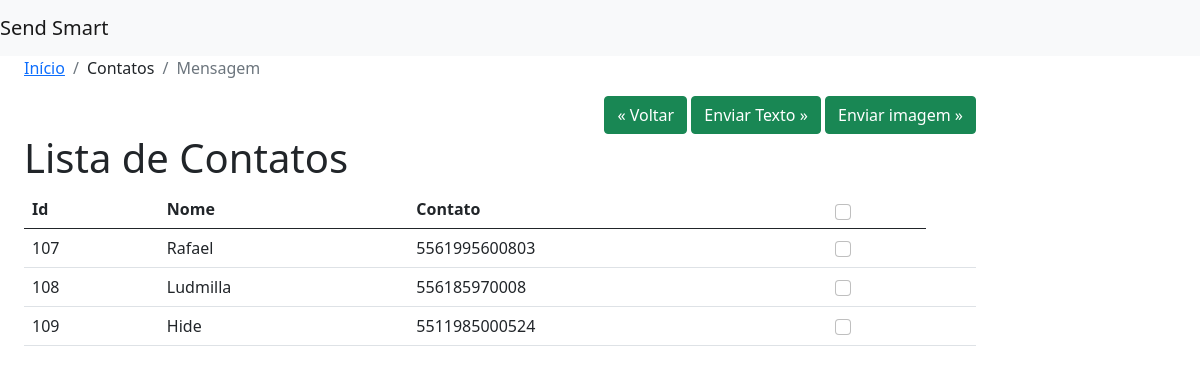
The app's page /contato/, older data.
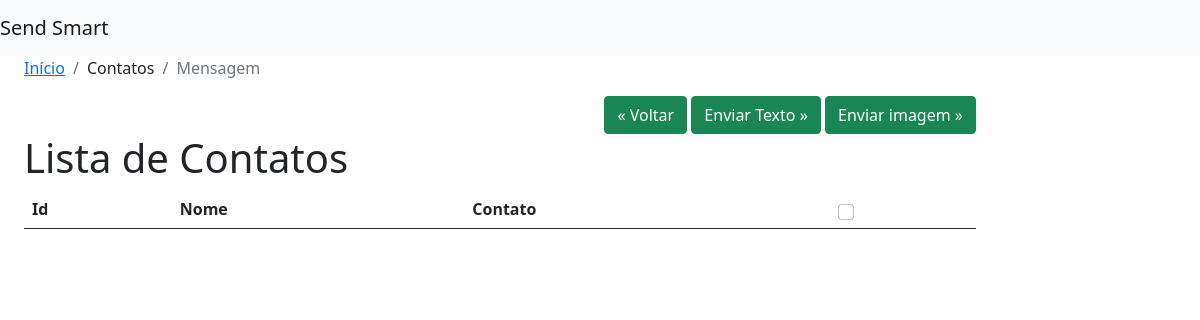
The same page, newer data.
### contatos/models.py (models this page shows, shortened)
class Contato(models.Model):
    nome= models.CharField(max_length=100, unique=True)
    contato=models.CharField(max_length=20)
    data_update=models.DateTimeField(auto_now=True)
    data_criacao=models.DateTimeField(auto_now=True)
    selecionado=models.BooleanField(default=False)

### contatos/views.py (the view)
# urls.py: path('',cadastradoContatos, name='lista_contato'),
def cadastradoContatos(request):
    contatos=Contato.objects.all()
    return render (request,"contatos/contatos_list.html",{'contatos':contatos})

### contatos/templates/contatos/contatos_list.html (shortened to what this page needs)
{%extends 'base.html' %}
{% load static %}
{% block content%}
<nav aria-label="breadcrumb">
    <ol class="breadcrumb">
      <li class="breadcrumb-item"><a href="http://127.0.0.1:8000">Início</a></li>
      <li class="breadcrumb-item"aria-current="page">Contatos</li>
      <li class="breadcrumb-item active" aria-current="page">Mensagem</li>
    </ol>
  </nav>
    <form method="post" enctype="multipart/form-data" action="http://127.0.0.1:8000/contato/selecionados">
        <div class="col-lg-12" style="text-align: right;">
            <a href="http://127.0.0.1:8000" class="btn btn-success">&laquo; Voltar</a>
            <button type="submit" class="btn btn-success">Enviar Texto &raquo;</button>
            <a href="http://127.0.0.1:8000/mensagem/upload" class="btn btn-success"> Enviar imagem &raquo;</a>
        </div>
        <h1>Lista de Contatos</h1>
        <table class="table">
            <thead>
            <tr>
                <th scope="col">Id</th>
                <th scope="col">Nome</th>
                <th scope="col">Contato</th>
                <th>
                    <input type="checkbox" class="form-check-input" id="selectAll" />
                </th>
            </tr>
            </thead>
            <tbody>
            {%for contato in contatos%}
            <tr>
                <td>{{contato.pk}}</td>
                <td>{{contato.nome}}</td>
                <td>{{contato.contato}}</td>
                <td>
                     <input type='checkbox'  class="form-check-input" name='check[]' value='{{contato.pk}}'></input>
                <td>
            </tr>
            {%endfor%}
            </tbody>
        </table>
    </form>
{% endblock content%}

Row changes from the older to the newer data that the page shows:
removed Contato: pk "107", nome "Rafael", contato "5561995600803"
removed Contato: pk "108", nome "Ludmilla", contato "556185970008"
removed Contato: pk "109", nome "Hide", contato "5511985000524"
